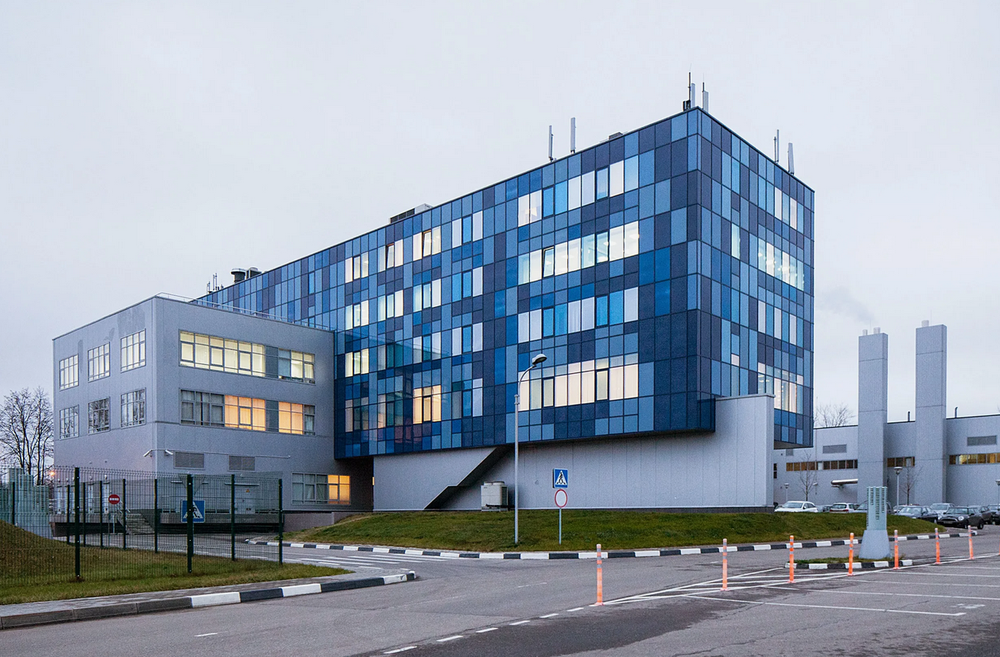
//> input picture Lab3/images/original/RQC.png, 1000 x 657 px, shrunk from 1257 x 826 before the run
$ ./Lab3_high_freq_filters   (built with g++ and OpenCV 4)
//> lines starting //> are read from the running program, lines starting //| are printed output that depends on the picture; after the words box and inside, x2 and y2 are one past the last pixel; in counts of white or black regions, pixels touching at a corner belong together
#include<iostream>
#include<opencv2/core.hpp>
#include<opencv2/highgui.hpp>
#include<opencv2/imgcodecs.hpp>
#include<opencv2/imgproc.hpp>
#include<cmath>

cv::Mat Roberts_filter(cv::Mat img);

cv::Mat Previt_filter(cv::Mat img);

cv::Mat Sobel_filter(cv::Mat img);

cv::Mat Laplace_filter(cv::Mat img);

cv::Mat Canny_filter(cv::Mat img);

void apply_and_save_pack_high_filter(cv::Mat(*filter)(cv::Mat), std::string filtername, std::vector<cv::Mat> images_to_filter, std::vector<std::string> filenames);

int main(){
    cv::Mat img = cv::imread("/home/den/CV_labs/Lab3/images/original/RQC.png", cv::IMREAD_GRAYSCALE);
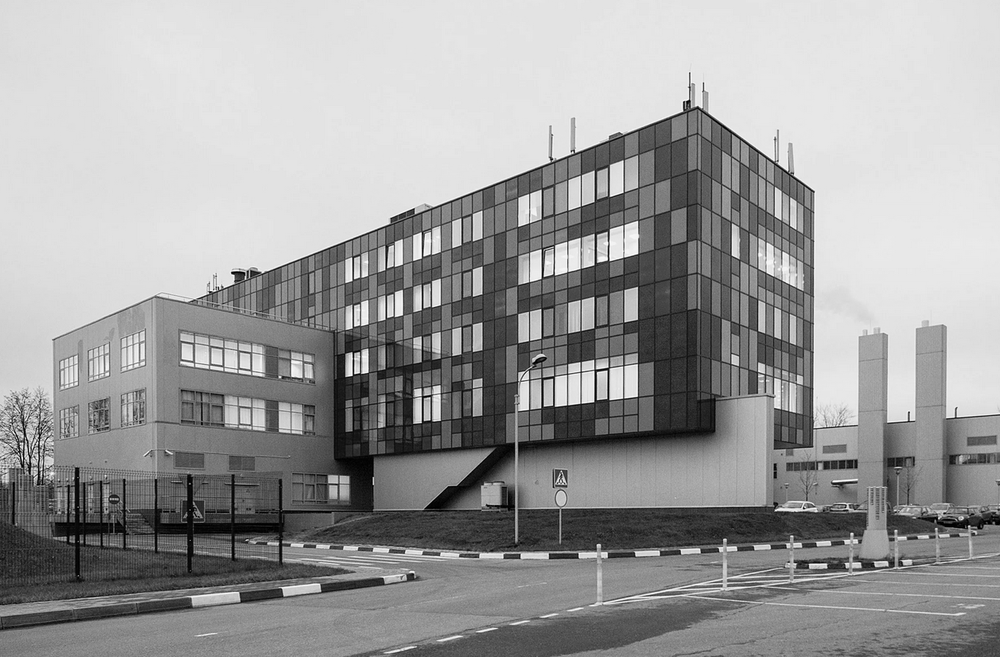
//> img: 657 rows x 1000 cols, CV_8UC1; min 0, max 255, mean 156.6
    cv::Mat img_copy;
    img.copyTo(img_copy);
    cv::imwrite("/home/den/CV_labs/Lab3/images/outputs/high_freq_filters/RQC_Roberts_filtered.png", Roberts_filter(img_copy));

    img.copyTo(img_copy);
    cv::imwrite("/home/den/CV_labs/Lab3/images/outputs/high_freq_filters/RQC_Previt_filtered.png", Previt_filter(img_copy));

    img.copyTo(img_copy);
    cv::imwrite("/home/den/CV_labs/Lab3/images/outputs/high_freq_filters/RQC_Sobel_filtered.png", Sobel_filter(img_copy));

    img.copyTo(img_copy);
    cv::imwrite("/home/den/CV_labs/Lab3/images/outputs/high_freq_filters/RQC_Laplace_filtered.png", Laplace_filter(img_copy));

    img.copyTo(img_copy);
    cv::imwrite("/home/den/CV_labs/Lab3/images/outputs/high_freq_filters/RQC_Canny_filtered.png", Canny_filter(img_copy));

    return 0;
}

cv::Mat Roberts_filter(cv::Mat img){
    if (img.depth() == CV_8U){
        img.convertTo(img, CV_32F, 1.0 / 255);
//> img: 657 rows x 1000 cols, CV_32FC1
    }
    cv::Mat G_x = (cv::Mat_<double>(2, 2) << -1, 1, 0, 0);
    cv::Mat G_y = (cv::Mat_<double>(2, 2) << 1, 0, -1, 0);
    cv::Mat img_x, img_y, img_out;
    cv::filter2D(img, img_x, -1, G_x);
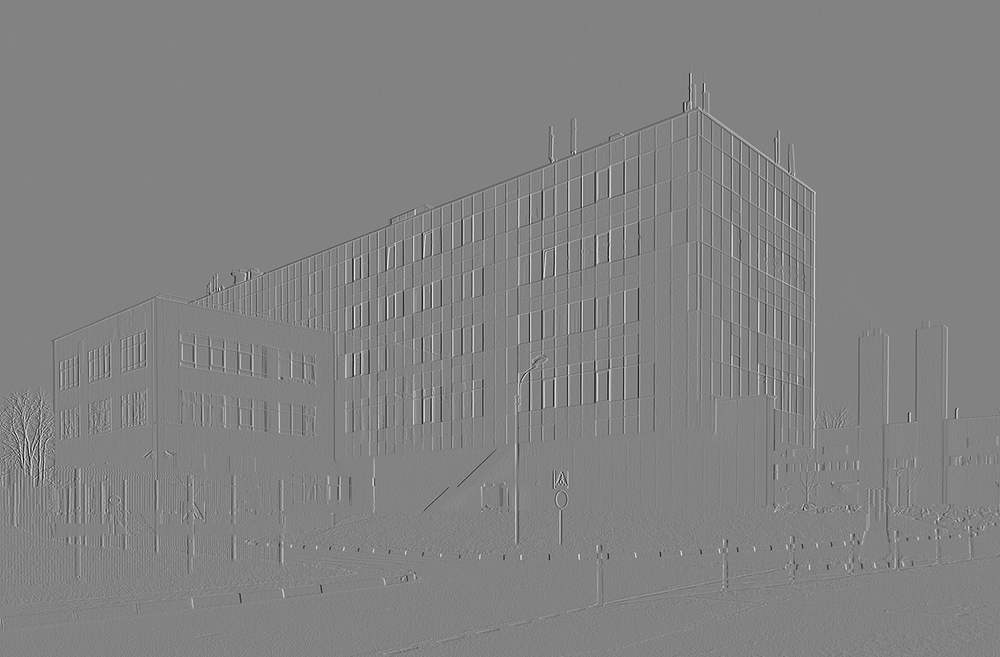
//> img_x: 657 rows x 1000 cols, CV_32FC1; min -0.827, max 0.788, mean 7e-05; drawn with min black and max white
    cv::filter2D(img, img_y, -1, G_y);
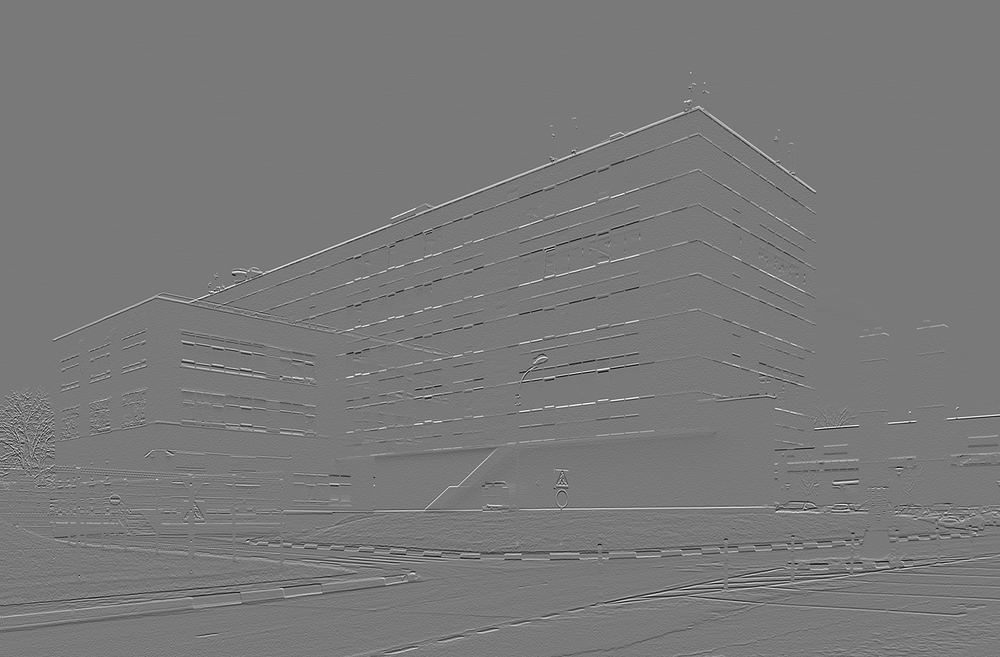
//> img_y: 657 rows x 1000 cols, CV_32FC1; min -0.678, max 0.745, mean 0.000653; drawn with min black and max white
    cv::magnitude(img_x, img_y, img);

    if(img.depth() == CV_32F){
        img.convertTo(img, CV_8U, 255);
//> img: 657 rows x 1000 cols, CV_8UC1
    }
    return img;

}

cv::Mat Previt_filter(cv::Mat img){
    if (img.depth() == CV_8U){
        img.convertTo(img, CV_32F, 1.0 / 255);
    }
    cv::Mat G_x = (cv::Mat_<double>(3, 3) << -1, 0, 1, -1, 0, 1, -1, 0, 1);
    cv::Mat G_y = (cv::Mat_<double>(3, 3) << -1, -1, -1, 0, 0, 0, 1, 1, 1);
    cv::Mat img_x, img_y, img_out;
    cv::filter2D(img, img_x, -1, G_x);
    cv::filter2D(img, img_y, -1, G_y);
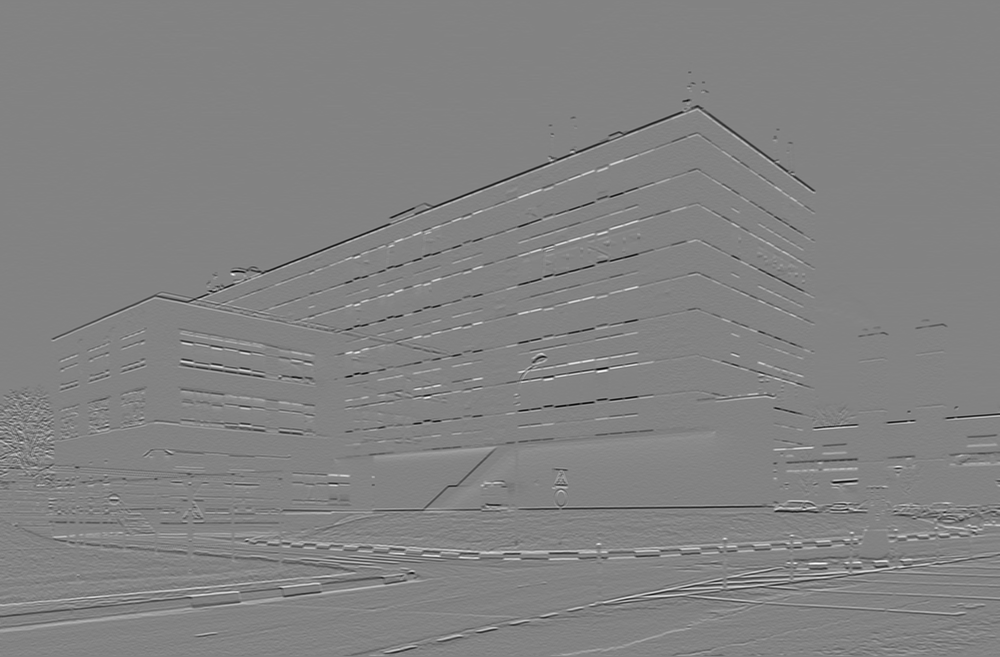
//> img_y: 657 rows x 1000 cols, CV_32FC1; min -2.9, max 2.75, mean -0.00393; drawn with min black and max white
    cv::magnitude(img_x, img_y, img);
//> img: 657 rows x 1000 cols, CV_32FC1

    if(img.depth() == CV_32F){
        img.convertTo(img, CV_8U, 255);
//> img: 657 rows x 1000 cols, CV_8UC1
    }
    return img;
}


cv::Mat Sobel_filter(cv::Mat img){
    if (img.depth() == CV_8U){
        img.convertTo(img, CV_32F, 1.0 / 255);
    }
    cv::Mat G_x = (cv::Mat_<double>(3, 3) << -1, 0, 1, -2, 0, 2, -1, 0, 1);
    cv::Mat G_y = (cv::Mat_<double>(3, 3) << 1, 2, 1, 0, 0, 0, -1, -2, -1);
    cv::Mat img_x, img_y, img_out;
    cv::filter2D(img, img_x, -1, G_x);
    cv::filter2D(img, img_y, -1, G_y);
    cv::magnitude(img_x, img_y, img);
//> img: 657 rows x 1000 cols, CV_32FC1

    if(img.depth() == CV_32F){
        img.convertTo(img, CV_8U, 255);
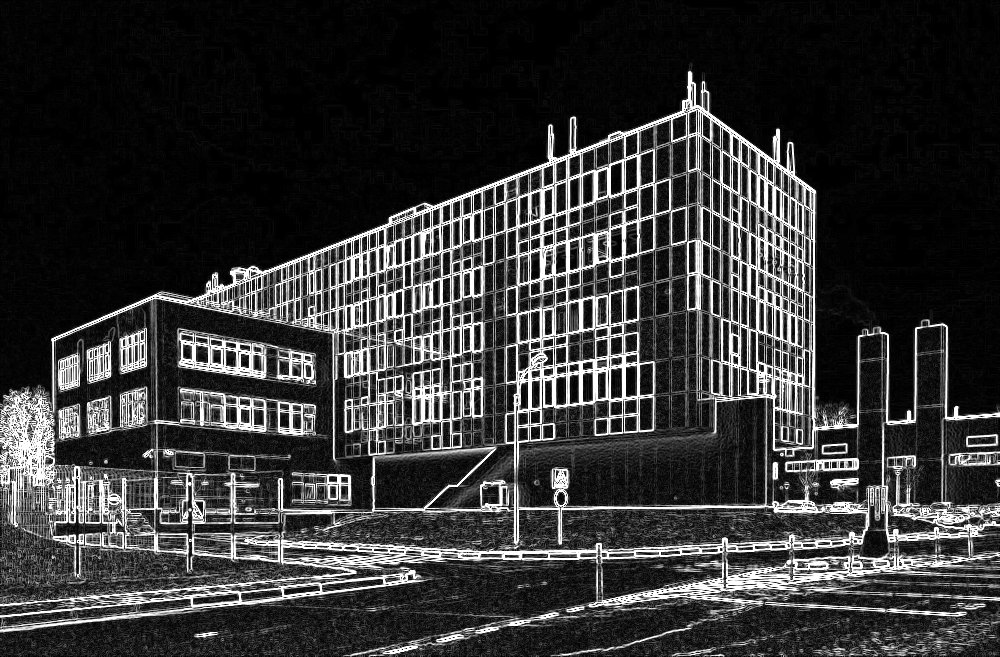
//> img: 657 rows x 1000 cols, CV_8UC1; min 0, max 255, mean 53.4
    }
    return img;
}


cv::Mat Laplace_filter(cv::Mat img){
    if (img.depth() == CV_8U){
        img.convertTo(img, CV_32F, 1.0 / 255);
    }
    cv::Mat w = (cv::Mat_<double>(3, 3) << 0, -1, 0, -1, 4, -1, 0, -1, 0);
    cv::filter2D(img, img, -1, w);
//> img: 657 rows x 1000 cols, CV_32FC1

    if(img.depth() == CV_32F){
        img.convertTo(img, CV_8U, 255);
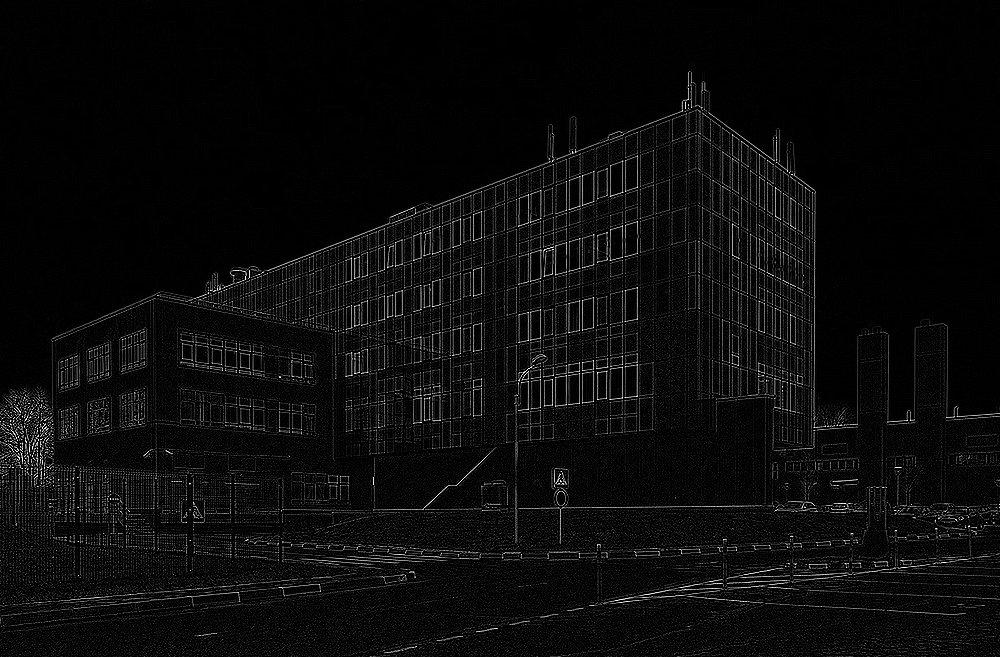
//> img: 657 rows x 1000 cols, CV_8UC1; min 0, max 255, mean 10.5
    }
    return img;
}

cv::Mat Canny_filter(cv::Mat img){
    cv::Mat copy;
    if (img.depth() == CV_8U){
        img.convertTo(copy, CV_16F, 1.0 / 255);
    }
    else{
        img.copyTo(copy);
    }

    cv::Canny(img, copy, 73, 81);
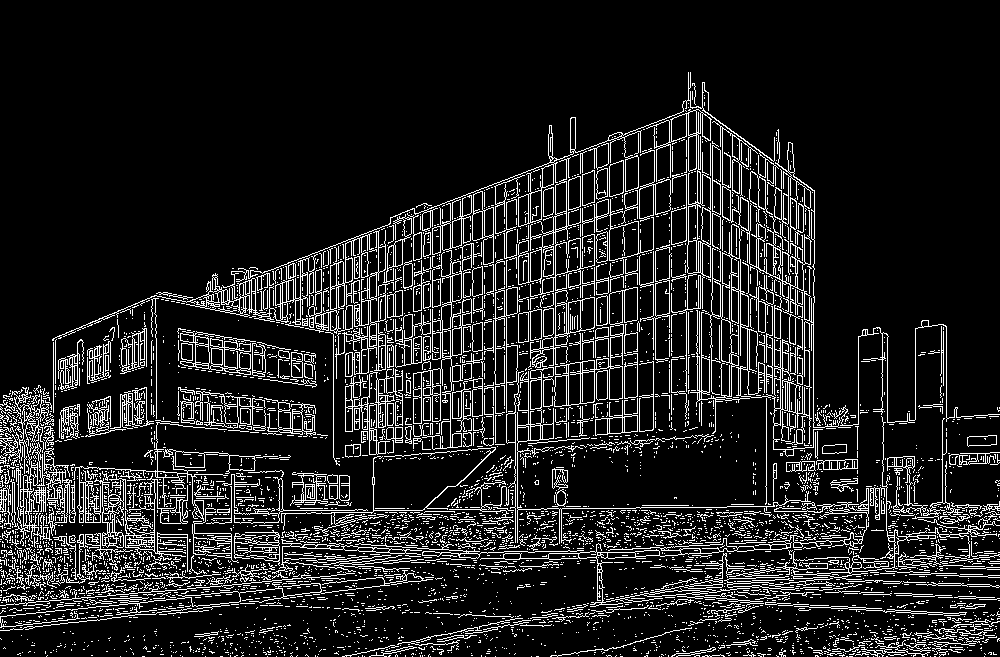
//> copy: 657 rows x 1000 cols, CV_8UC1; 12.3% white in thin lines or dots, all inside (x1, y1, x2, y2) = (0, 72, 1000, 657)
    if(img.depth() == CV_8U){
        copy.convertTo(copy, CV_8U, 255);
    }
    return copy;
}


void apply_and_save_pack_high_filter(cv::Mat(*filter)(cv::Mat), std::string filtername, std::vector<cv::Mat> images_to_filter, std::vector<std::string> filenames){
    cv::Mat img_copy;
    for (int i = 0; i < images_to_filter.size(); i++){
        images_to_filter[i].copyTo(img_copy);
        cv::imwrite("/home/den/CV_labs/Lab3/images/results/" + filtername + "_" + filenames[i], filter(img_copy));
    }
}
